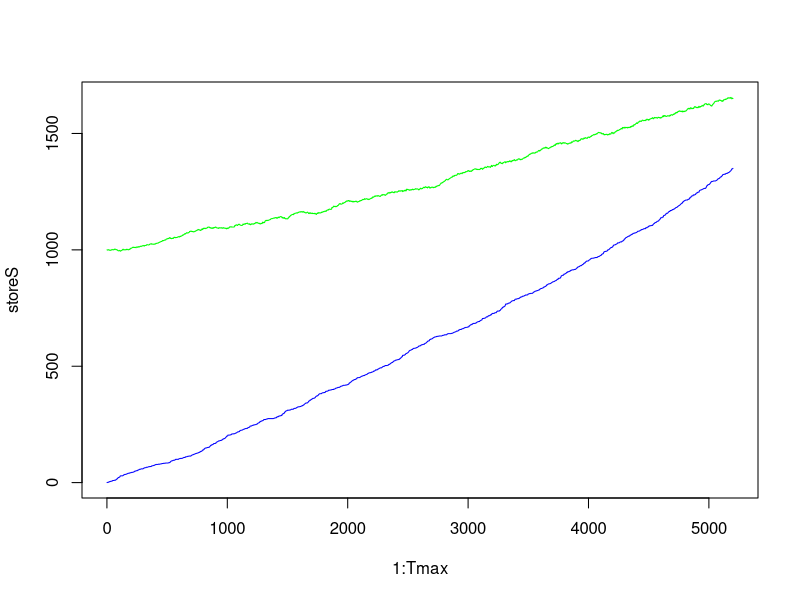
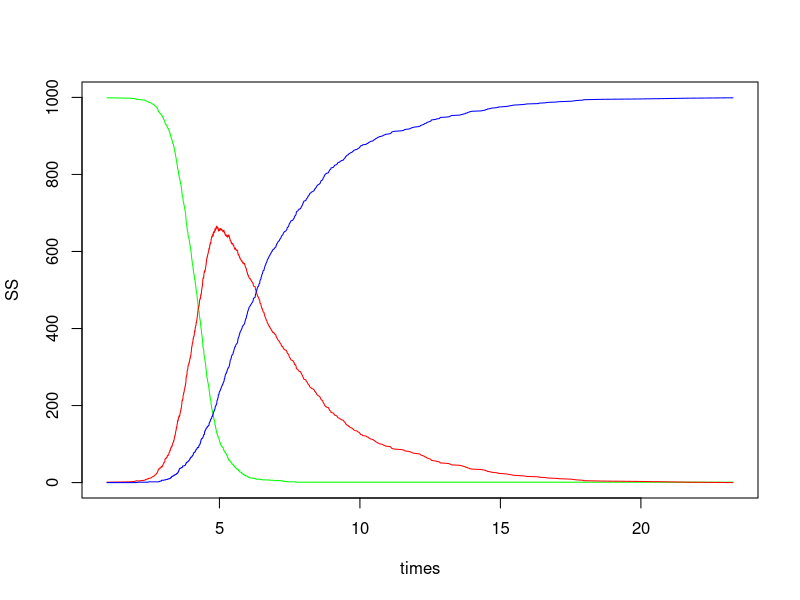
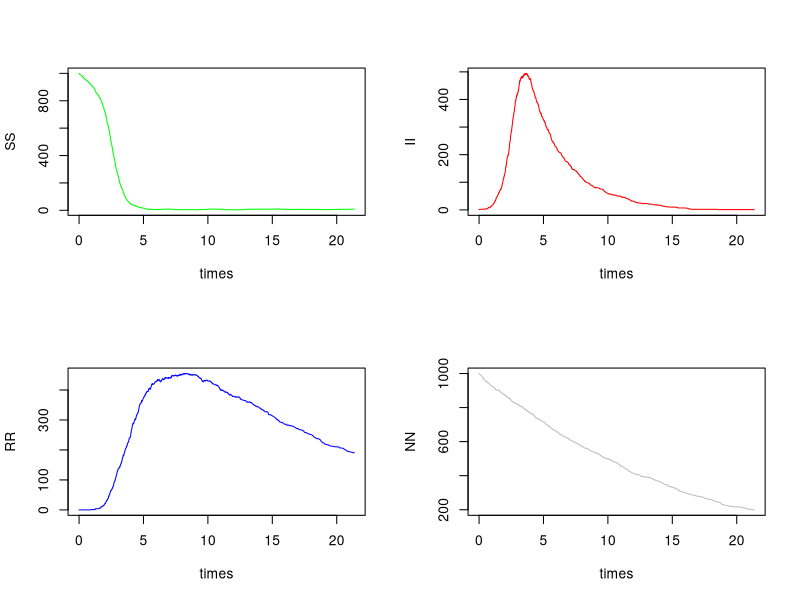

Here is the R script that generated these plots, in order: (Note: this script raises an error after producing the figures.)
## title: Simulation models for modeling methods workshop: Stochastic epidemic models in R
## author: Kristyna Rysava
## date: September 26, 2023

rm(list=ls())

### 1. Discrete time
# Simulate demographic turnover for a population of 1000, with 15 births per 1,000 individuals per year and 
# 1030 deaths per 100,000 individuals per year.  
# Run the model weekly for 100 years.
Tmax=100*52
pop=1000
births.per.biweek.per.pop = 15/(52*1000) # ~ range 11-50 per 1,000 per year
deaths.per.biweek.per.pop = 1030/(52*100000) # 1,030 deaths per 100,000 per year

storeS <- rep(0,Tmax) 	
storeR <- rep(0,Tmax) 	

storeS[1] <- pop
storeR[1] <- 0

# loop
for (j in 2:Tmax) {
  deaths <- rbinom(1, storeS[j-1], deaths.per.biweek.per.pop)  # death
  births <- rbinom(1, storeS[j-1], births.per.biweek.per.pop)  # births
  storeS[j] <- storeS[j-1] - deaths + births
  storeR[j] <- storeR[j-1] + deaths
}

plot(1:Tmax, storeS, type="l", col = 'green', pch = 1, ylim=c(0, max(storeS)))
lines(1:Tmax, storeR, type="l", col = 'blue',pch = 3)

### 2. Continuous time 
## a) Transmission
## Simulate infection dynamics for as long as there are S and I present in the population
## for transmission rate parameter beta=2.8, or and recovery rate sigma=1/3
sigma <- 1/3
beta <- 2.8
S0 <- 999 
I0 <- 1
R0 <- 0

t <- 1
S <- S0
I <- I0
R <- R0
N <- S0 + I0 + R0

times <- t
SS <- S
II <- I
RR <- R

while ((I > 0) && ( S > 0)){
  r <- c(beta * S * I/N, sigma * I)
  rtotal <- sum(r)
  delta <- (-1/rtotal)*log(runif(1)) 
  t <- t + delta # Time to the next event
  times <- c(times, t)
  if (runif(1)*rtotal < r[1]) {
    S <- max(0, S - 1)  # Transmission event
    I <- I + 1
  }
  else {
    I <- max(0, I - 1)  # Recovery event
    R <- R + 1
  }
  SS <- c(SS, S)
  II <- c(II, I)
  RR <- c(RR, R)
}

plot(times, SS, type="l", col = 'green',pch = 1, ylim=c(0, 1000))
lines(times, II, type="l", col = 'red',pch = 2)
lines(times, RR, type="l", col = 'blue',pch = 3)
max(II)

# When did the epidemic die out?
paste("Duration of the outbreak: ", round(t,digits=2), "days")

## b) Demography
## Add birth and death into your model,and run over 100 days
# for birth rate lambda=1.5, and death rate mu=0.75 
sigma <- 1/3
beta <- 2.8 
lambda <- 0.005
mu <- 0.075
S0 <- 999 
I0 <- 1
R0<- 0

t <- 0
S <- S0
I <- I0
R <- R0
N <- S0 + I0 + R0

times <- t
SS <- S
II <- I
RR <- R
NN <- N

while (( N > 0) && ( S > 0) && (I > 0)){
  r <- c(lambda* N, beta * S * I/N, sigma * I, mu * S, mu * I, mu * R)
  rtotal <- sum(r)
  cr <- cumsum(r)
  delta <- (-1/rtotal)*log(runif(1))
  t <- t + delta # Time to the next event
  times <- c(times, t)
  P <- runif(1)*rtotal
  if (P < cr[1]) {
    S <-  S + 1 # Birth
  }
  else if (P < cr[2]) {
    S <- max(0, S - 1) # Transmission
    I <- I + 1
  }
  else if (P < cr[3]) {
    I <- max(0, I - 1) # Recovery
    R <- R + 1
  }
  else if (P < cr[4]) {
    S <- max(0, S - 1) # Death of S
  }
  else if (P < cr[5]) {
    I <- max(0, I - 1) # Death of I
  }
  else {
    R <- max(0, R - 1) # Death of R
  }
  
  SS <- c(SS, S)
  II <- c(II, I)
  RR <- c(RR, R)
  N <- S + I + R
  NN <- c(NN, N)
}

par(mfrow=c(2,2))
plot(times, SS, type="l", col = 'green',pch = 1)
plot(times, II, type="l", col = 'red',pch = 2)
plot(times, RR, type="l", col = 'blue',pch = 3)
plot(times, NN, type="l", col = 'grey',pch = 4)

# EX1. Run the model 100 times and plot distribution of the duration of outbreaks and calculate its mean 
outbreak.duration <-c()
for(run in 1:100){
  
}

par(mfrow=c(1,1))
hist(outbreak.duration, main = NULL) 
summary(outbreak.duration) 

# EX2. Modify stochastic the model to have no births, differential death rate 
# and at a rate alpha * R, recovered become susceptible again 
# alpha to 0.02, muS to 0.0001, muI to 0.1, muR to 0.01
# How many infected there were at the peak of the outbreak?
# Is the overall population growing or declining? Why?
muS <- 0.0001
muI <- 0.1
muR <- 0.01
alpha <- 0.02
S0 <- 999 
I0 <- 1
R0<- 0

t <- 0
S <- S0
I <- I0
R <- R0
N <- S0 + I0 + R0

times <- t
SS <- S
II <- I
RR <- R
NN <- N

while (( N > 0) && ( S > 0) && (I > 0)){
 
}

par(mfrow=c(2,2))
plot(times, SS, type="l", col = 'green',pch = 1)
plot(times, II, type="l", col = 'red',pch = 2)
plot(times, RR, type="l", col = 'blue',pch = 3)
plot(times, NN, type="l", col = 'grey',pch = 4)
max(II) 

## c) Vaccination
# EX3. Modify the stochastic SIR model (no demography) to have vaccination with rate gamma=20 
gamma <- 20
S0 <- 999 
I0 <- 1
R0<- 0
V0 <-0  

t <- 0
S <- S0
I <- I0
R <- R0
N <- S0 + I0 + R0
V <- V0

times <- t
SS <- S
II <- I
RR <- R
VV <- V

while (( I > 0) && ( S > 0)){
  
}

par(mfrow=c(2,2))
plot(times, SS, type="l", col = 'green', pch = 1)
plot(times, II, type="l", col = 'red', pch = 2)
plot(times, RR, type="l", col = 'blue', pch = 3)
plot(times, VV, type="l", col = 'gray', pch = 4)

# How does vaccination change the disease dynamics?


